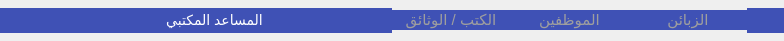
<?xml version="1.0" encoding="UTF-8"?>
<ui version="4.0">
 <class>topNav</class>
 <widget class="QWidget" name="topNav">
  <property name="geometry">
   <rect>
    <x>0</x>
    <y>0</y>
    <width>784</width>
    <height>41</height>
   </rect>
  </property>
  <property name="cursor">
   <cursorShape>ArrowCursor</cursorShape>
  </property>
  <property name="windowTitle">
   <string>Form</string>
  </property>
  <property name="autoFillBackground">
   <bool>false</bool>
  </property>
  <property name="styleSheet">
   <string notr="true"/>
  </property>
  <layout class="QVBoxLayout" name="verticalLayout">
   <property name="spacing">
    <number>0</number>
   </property>
   <property name="leftMargin">
    <number>0</number>
   </property>
   <property name="topMargin">
    <number>0</number>
   </property>
   <property name="rightMargin">
    <number>0</number>
   </property>
   <property name="bottomMargin">
    <number>0</number>
   </property>
   <item>
    <layout class="QHBoxLayout" name="horizontalLayout_2">
     <property name="spacing">
      <number>0</number>
     </property>
     <item>
      <widget class="QPushButton" name="pushButton">
       <property name="font">
        <font>
         <family>Titillium Web</family>
         <pointsize>12</pointsize>
         <weight>50</weight>
         <bold>false</bold>
        </font>
       </property>
       <property name="cursor">
        <cursorShape>PointingHandCursor</cursorShape>
       </property>
       <property name="styleSheet">
        <string notr="true">QPushButton{
background-color:#3f51b5;
border:1px solid #3f51b5;
max-width:35px;

}
QPushButton:hover{
border:2px solid #b3d4fc;

        border-top-left-radius: 4px;
        border-top-right-radius: 4px;
        border-bottom-right-radius: 4px;
        border-bottom-left-radius: 4px;
}
</string>
       </property>
       <property name="text">
        <string/>
       </property>
       <property name="icon">
        <iconset resource="Icons.qrc">
         <normaloff>:/Icons/ic_help_outline_white_2x.png</normaloff>:/Icons/ic_help_outline_white_2x.png</iconset>
       </property>
       <property name="iconSize">
        <size>
         <width>35</width>
         <height>35</height>
        </size>
       </property>
       <property name="autoDefault">
        <bool>false</bool>
       </property>
       <property name="flat">
        <bool>true</bool>
       </property>
      </widget>
     </item>
     <item>
      <widget class="QLabel" name="label">
       <property name="font">
        <font>
         <pointsize>-1</pointsize>
        </font>
       </property>
       <property name="mouseTracking">
        <bool>true</bool>
       </property>
       <property name="styleSheet">
        <string notr="true">QLabel{
background-color:#3f51b5;
border:1px solid #3f51b5;
color:white;
font-size:14px;
height:200px;
margin:0px 0px 0px 0px;
}</string>
       </property>
       <property name="text">
        <string>المساعد المكتبي</string>
       </property>
       <property name="alignment">
        <set>Qt::AlignCenter</set>
       </property>
      </widget>
     </item>
     <item>
      <layout class="QHBoxLayout" name="horizontalLayout">
       <property name="spacing">
        <number>0</number>
       </property>
       <item>
        <widget class="QPushButton" name="BT_Books">
         <property name="font">
          <font>
           <family>Ubuntu</family>
           <pointsize>-1</pointsize>
          </font>
         </property>
         <property name="cursor">
          <cursorShape>PointingHandCursor</cursorShape>
         </property>
         <property name="styleSheet">
          <string notr="true">QPushButton
{
 position: relative;
    padding: 0px 0px;
        padding-top: 0px;
        padding-bottom: 0px;
    font-size: 15px;
    font-family: Ubuntu;
    color: #9E9E9E;
    white-space: nowrap;
    background-color: #3F51B5;
   
    border-radius: 0px;
	  border: 1px solid #3F51B5 ;
    
      
        
    vertical-align: middle;
}

QPushButton:hover
{
 background-color: #03A9F4;
 border-top: 1px solid  #03A9F4 ;
 border-left: 1px solid  #03A9F4 ;
 border-right: 1px solid  #03A9F4 ;
border-bottom: 2px solid #FF4081;
 color: #ffffff;

}
</string>
         </property>
         <property name="text">
          <string>الكتب / الوثائق</string>
         </property>
         <property name="icon">
          <iconset resource="Icons.qrc">
           <normaloff>:/Icons/ic_attachment_white_24dp.png</normaloff>:/Icons/ic_attachment_white_24dp.png</iconset>
         </property>
         <property name="iconSize">
          <size>
           <width>35</width>
           <height>35</height>
          </size>
         </property>
        </widget>
       </item>
       <item>
        <widget class="QPushButton" name="BT_Workers">
         <property name="font">
          <font>
           <family>Ubuntu</family>
           <pointsize>-1</pointsize>
          </font>
         </property>
         <property name="cursor">
          <cursorShape>PointingHandCursor</cursorShape>
         </property>
         <property name="styleSheet">
          <string notr="true">QPushButton
{
 position: relative;
    padding: 0px 0px;
        padding-top: 0px;
        padding-bottom: 0px;
    font-size: 15px;
    font-family: Ubuntu;
    color: #9E9E9E;
    white-space: nowrap;
    background-color: #3F51B5;
   
    border-radius: 0px;
	  border: 1px solid #3F51B5 ;
    
      
        
    vertical-align: middle;
}

QPushButton:hover
{
 background-color: #03A9F4;
 border-top: 1px solid  #03A9F4 ;
 border-left: 1px solid  #03A9F4 ;
 border-right: 1px solid  #03A9F4 ;
border-bottom: 2px solid #FF4081;
 color: #ffffff;

}
</string>
         </property>
         <property name="text">
          <string>الموظفين</string>
         </property>
         <property name="icon">
          <iconset resource="Icons.qrc">
           <normaloff>:/Icons/ic_work_white_24dp.png</normaloff>:/Icons/ic_work_white_24dp.png</iconset>
         </property>
         <property name="iconSize">
          <size>
           <width>35</width>
           <height>35</height>
          </size>
         </property>
        </widget>
       </item>
       <item>
        <widget class="QPushButton" name="BT_Clients">
         <property name="font">
          <font>
           <family>Ubuntu</family>
           <pointsize>-1</pointsize>
          </font>
         </property>
         <property name="cursor">
          <cursorShape>PointingHandCursor</cursorShape>
         </property>
         <property name="styleSheet">
          <string notr="true">QPushButton
{
 position: relative;
    padding: 0px 0px;
        padding-top: 0px;
        padding-bottom: 0px;
    font-size: 15px;
    font-family: Ubuntu;
    color: #9E9E9E;
    white-space: nowrap;
    background-color: #3F51B5;
   
    border-radius: 0px;
	  border: 1px solid #3F51B5 ;
    
      
        
    vertical-align: middle;
}

QPushButton:hover
{
 background-color: #03A9F4;
 border-top: 1px solid  #03A9F4 ;
 border-left: 1px solid  #03A9F4 ;
 border-right: 1px solid  #03A9F4 ;
border-bottom: 2px solid #FF4081;
 color: #ffffff;

}
</string>
         </property>
         <property name="text">
          <string>الزبائن</string>
         </property>
         <property name="icon">
          <iconset resource="Icons.qrc">
           <normaloff>:/Icons/ic_supervisor_account_white_24dp.png</normaloff>:/Icons/ic_supervisor_account_white_24dp.png</iconset>
         </property>
         <property name="iconSize">
          <size>
           <width>35</width>
           <height>35</height>
          </size>
         </property>
         <property name="flat">
          <bool>true</bool>
         </property>
        </widget>
       </item>
      </layout>
     </item>
     <item>
      <widget class="QPushButton" name="Bt_logOut">
       <property name="font">
        <font>
         <family>Titillium Web</family>
         <pointsize>12</pointsize>
         <weight>50</weight>
         <bold>false</bold>
        </font>
       </property>
       <property name="cursor">
        <cursorShape>PointingHandCursor</cursorShape>
       </property>
       <property name="styleSheet">
        <string notr="true">QPushButton{
background-color:#3f51b5;
border:1px solid #3f51b5;
max-width:35px;

}
QPushButton:hover{
border:2px solid #b3d4fc;

        border-top-left-radius: 4px;
        border-top-right-radius: 4px;
        border-bottom-right-radius: 4px;
        border-bottom-left-radius: 4px;
}
</string>
       </property>
       <property name="text">
        <string/>
       </property>
       <property name="icon">
        <iconset resource="Icons.qrc">
         <normaloff>:/Icons/ic_exit_to_app_white_2x.png</normaloff>:/Icons/ic_exit_to_app_white_2x.png</iconset>
       </property>
       <property name="iconSize">
        <size>
         <width>35</width>
         <height>35</height>
        </size>
       </property>
      </widget>
     </item>
    </layout>
   </item>
  </layout>
 </widget>
 <resources>
  <include location="Icons.qrc"/>
 </resources>
 <connections/>
</ui>
